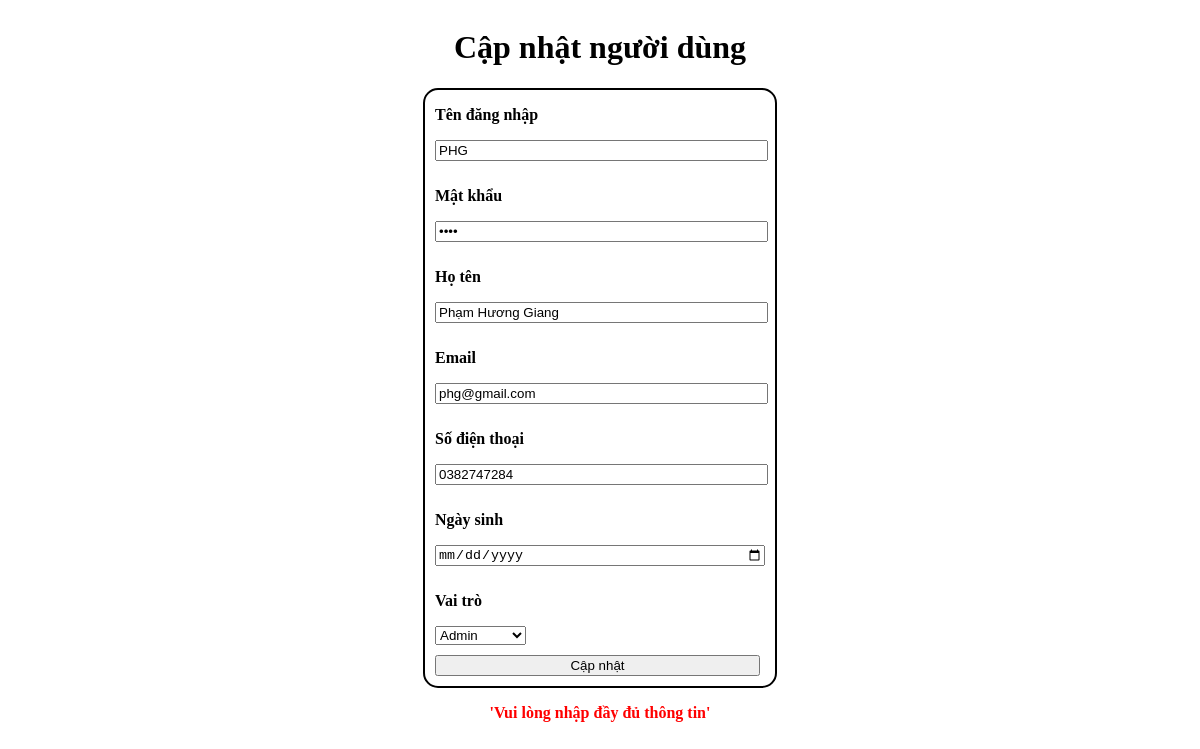
Screenshot of /Buoi2/nguoidung/capnhatnguoidung.php?id=1 with the database file from the repository.
### tables this page shows
CREATE TABLE IF NOT EXISTS nguoi_dung (
    id INT PRIMARY KEY AUTO_INCREMENT,
    ten_dang_nhap VARCHAR(50) NOT NULL,
    mat_khau VARCHAR(50) NOT NULL,
    ho_ten VARCHAR(50),
    email VARCHAR(50),
    sdt VARCHAR(10),
    vai_tro_id INT,
    ngay_sinh DATETIME,
    FOREIGN KEY (vai_tro_id) REFERENCES vai_tro(id)
);

### Buoi2/nguoidung/capnhatnguoidung.php (the view, shortened to what this page needs)
<!DOCTYPE html>
<html lang="en">
<head>
</head>
<body>
    <?php
        include ('connect.php');
        $id = $_GET['id'];
        $sql = "SELECT * FROM nguoi_dung WHERE id = '$id'";
        $result = mysqli_query($conn, $sql);
        $nguoiDung = mysqli_fetch_assoc($result);
    ?>
    <main>
        <h1>Cập nhật người dùng</h1>
        <div class="container">
            <?php
                if(!empty($_POST['ten-dang-nhap']) &&
                    !empty($_POST['password']) &&
                    !empty($_POST['ho-ten']) &&
                    !empty($_POST['email']) &&
                    !empty($_POST['sdt']) &&
                    !empty($_POST['ngay-sinh']) &&
                    !empty($_POST['vai-tro'])){
                    $tenDangNhap = $_POST['ten-dang-nhap'];
                    $matKhau = $_POST['password'];
                    $hoTen = $_POST['ho-ten'];
                    $email = $_POST['email'];
                    $sdt = $_POST['sdt'];
                    $ngaySinh = $_POST['ngay-sinh'];
                    $vaiTro = $_POST['vai-tro'];
                    $sql = "UPDATE `nguoi_dung` SET `ten_dang_nhap`='$tenDangNhap',`mat_khau`='$matKhau',`ho_ten`='$hoTen',`email`='$email',`sdt`='$sdt',`vai_tro_id`='$vaiTro',`ngay_sinh`='$ngaySinh' WHERE `id`='$id'";
                    mysqli_query($conn, $sql);
                    header('location: index.php?page_layout=nguoidung');
                }
                else{
                    $Warning = True;
                }
            ?>
            <form action="index.php?page_layout=capnhatnguoidung&id=<?php echo $id ?>" method="post">
                <div class="box">
                    <p>Tên đăng nhập</p>
                    <input type="text" name="ten-dang-nhap" placeholder="Tên đăng nhập" value="<?php echo $nguoiDung['ten_dang_nhap'] ?>">
                </div>
                <div class="box">
                    <p>Mật khẩu</p>
                    <input type="password" name="password" placeholder="Mật khẩu" value="<?php echo $nguoiDung['mat_khau'] ?>">
                </div>
                <div class="box">
                    <p>Họ tên</p>
                    <input type="text" name="ho-ten" placeholder="Họ tên" value="<?php echo $nguoiDung['ho_ten'] ?>">
                </div>
                <div class="box">
                    <p>Email</p>
                    <input type="email" name="email" placeholder="Email" value="<?php echo $nguoiDung['email'] ?>">
                </div>
                <div class="box">
                    <p>Số điện thoại</p>
                    <input type="text" name="sdt" placeholder="Số điện thoại" value="<?php echo $nguoiDung['sdt'] ?>">
                </div>
                <div class="box">
                    <p>Ngày sinh</p>
                    <input type="date" name="ngay-sinh" placeholder="Ngày sinh" value="<?php echo $nguoiDung['ngay_sinh'] ?>">
                </div>
                <div class="box">
                    <p>Vai trò</p>
                    <select name="vai-tro" id="">
                        <option value="1" <?php echo $nguoiDung['vai_tro_id'] == 1 ? "selected" : "" ?> >Admin</option>
                    </select>
                </div>
                <div class="box">
                    <input type="submit" value="Cập nhật">
                </div>
            </form>
            <?php if ($Warning)
                echo "<p class='warning'>'Vui lòng nhập đầy đủ thông tin'</p>";
            ?>
        </div>
    </main>
</body>
</html>

### Buoi2/nguoidung/capnhatnguoidung.php (style rules this page uses)
p { font-weight: bold; }
h1 { text-align: center; }
form { border: 2px solid black; display: flex; justify-content: center; flex-direction: column; width: 350px; border-radius: 15px; }
input { width: 100%; }
.box { margin: 0 15px 10px 10px; }
main { width: 100%; display: flex; flex-direction: column; align-items: center; }
.warning { text-align: center; color: red }

### rows the page displays
nguoi_dung: ten-dang-nhap "PHG", ho-ten "Phạm Hương Giang", email "phg@gmail.com", sdt "0382747284", vai-tro "Admin"
